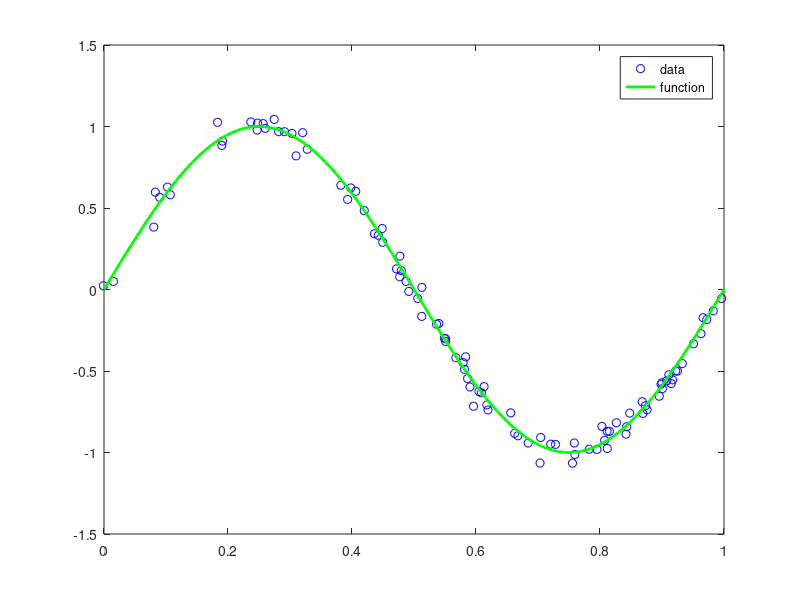

The MATLAB script that drew this image: (Note: this script raises an error after producing the figure.)
%DEMARD	Automatic relevance determination using the MLP.
%
%	Description
%	This script demonstrates the technique of automatic relevance
%	determination (ARD) using a synthetic problem having three input
%	variables: X1 is sampled uniformly from the range (0,1) and has a low
%	level of added Gaussian noise, X2 is a copy of X1 with a higher level
%	of added noise, and X3 is sampled randomly from a Gaussian
%	distribution. The single target variable is determined by
%	SIN(2*PI*X1) with additive Gaussian noise. Thus X1 is very relevant
%	for determining the target value, X2 is of some relevance, while X3
%	is irrelevant. The prior over weights is given by the ARD Gaussian
%	prior with a separate hyper-parameter for the group of weights
%	associated with each input. A multi-layer perceptron is trained on
%	this data, with re-estimation of the hyper-parameters using EVIDENCE.
%	The final values for the hyper-parameters reflect the relative
%	importance of the three inputs.
%
%	See also
%	DEMMLP1, DEMEV1, MLP, EVIDENCE
%

%	Copyright (c) Ian T Nabney (1996-2001)

clc;
disp('This demonstration illustrates the technique of automatic relevance')
disp('determination (ARD) using a multi-layer perceptron.')
disp(' ');
disp('First, we set up a synthetic data set involving three input variables:')
disp('x1 is sampled uniformly from the range (0,1) and has a low level of')
disp('added Gaussian noise, x2 is a copy of x1 with a higher level of added')
disp('noise, and x3 is sampled randomly from a Gaussian distribution. The')
disp('single target variable is given by t = sin(2*pi*x1) with additive')
disp('Gaussian noise. Thus x1 is very relevant for determining the target')
disp('value, x2 is of some relevance, while x3 should in principle be')
disp('irrelevant.')
disp(' ');
disp('Press any key to see a plot of t against x1.')
pause;

% Generate the data set.
randn('state', 0); 
rand('state', 0); 
ndata = 100;
noise = 0.05;
x1 = rand(ndata, 1) + 0.002*randn(ndata, 1);
x2 = x1 + 0.02*randn(ndata, 1);
x3 = 0.5 + 0.2*randn(ndata, 1);
x = [x1, x2, x3];
t = sin(2*pi*x1) + noise*randn(ndata, 1);

% Plot the data and the original function.
h = figure;
plotvals = linspace(0, 1, 200)';
plot(x1, t, 'ob')
hold on
axis([0 1 -1.5 1.5])
[fx, fy] = fplot('sin(2*pi*x)', [0 1]);
plot(fx, fy, '-g', 'LineWidth', 2);
legend('data', 'function');

disp(' ');
disp('Press any key to continue')
pause; clc;

disp('The prior over weights is given by the ARD Gaussian prior with a')
disp('separate hyper-parameter for the group of weights associated with each')
disp('input. This prior is set up using the utility MLPPRIOR. The network is')
disp('trained by error minimization using scaled conjugate gradient function')
disp('SCG. There are two cycles of training, and at the end of each cycle')
disp('the hyper-parameters are re-estimated using EVIDENCE.')
disp(' ');
disp('Press any key to create and train the network.')
disp(' ');
pause;

% Set up network parameters.
nin = 3;			% Number of inputs.
nhidden = 2;			% Number of hidden units.
nout = 1;			% Number of outputs.
aw1 = 0.01*ones(1, nin);	% First-layer ARD hyperparameters.
ab1 = 0.01;			% Hyperparameter for hidden unit biases.
aw2 = 0.01;			% Hyperparameter for second-layer weights.
ab2 = 0.01;			% Hyperparameter for output unit biases.
beta = 50.0;			% Coefficient of data error.

% Create and initialize network.
prior = mlpprior(nin, nhidden, nout, aw1, ab1, aw2, ab2);
net = mlp(nin, nhidden, nout, 'linear', prior, beta);

% Set up vector of options for the optimiser.
nouter = 2;			% Number of outer loops
ninner = 10;		        % Number of inner loops
options = zeros(1,18);		% Default options vector.
options(1) = 1;			% This provides obs of error values.
options(2) = 1.0e-7;	% This ensures that convergence must occur
options(3) = 1.0e-7;
options(14) = 300;		% Number of training cycles in inner loop. 

% Train using scaled conjugate gradients, re-estimating alpha and beta.
for k = 1:nouter
  net = netopt(net, options, x, t, 'scg');
  [net, gamma] = evidence(net, x, t, ninner);
  fprintf(1, '\n\nRe-estimation cycle %d:\n', k);
  disp('The first three alphas are the hyperparameters for the corresponding');
  disp('input to hidden unit weights.  The remainder are the hyperparameters');
  disp('for the hidden unit biases, second layer weights and output unit')
  disp('biases, respectively.')
  fprintf(1, '  alpha =  %8.5f\n', net.alpha);
  fprintf(1, '  beta  =  %8.5f\n', net.beta);
  fprintf(1, '  gamma =  %8.5f\n\n', gamma);
  disp(' ')
  disp('Press any key to continue.')
  pause
end

% Plot the function corresponding to the trained network.
figure(h); hold on;
[y, z] = mlpfwd(net, plotvals*ones(1,3));
plot(plotvals, y, '-r', 'LineWidth', 2)
legend('data', 'function', 'network');

disp('Press any key to continue.');
pause; clc;

disp('We can now read off the hyperparameter values corresponding to the')
disp('three inputs x1, x2 and x3:')
disp(' ');
fprintf(1, '    alpha1: %8.5f\n', net.alpha(1));
fprintf(1, '    alpha2: %8.5f\n', net.alpha(2));
fprintf(1, '    alpha3: %8.5f\n', net.alpha(3));
disp(' ');
disp('Since each alpha corresponds to an inverse variance, we see that the')
disp('posterior variance for weights associated with input x1 is large, that')
disp('of x2 has an intermediate value and the variance of weights associated')
disp('with x3 is small.')
disp(' ')
disp('Press any key to continue.')
disp(' ')
pause
disp('This is confirmed by looking at the corresponding weight values:')
disp(' ');
fprintf(1, '    %8.5f    %8.5f\n', net.w1');
disp(' ');
disp('where the three rows correspond to weights asssociated with x1, x2 and')
disp('x3 respectively. We see that the network is giving greatest emphasis')
disp('to x1 and least emphasis to x3, with intermediate emphasis on')
disp('x2. Since the target t is statistically independent of x3 we might')
disp('expect the weights associated with this input would go to')
disp('zero. However, for any finite data set there may be some chance')
disp('correlation between x3 and t, and so the corresponding alpha remains')
disp('finite.')

disp(' ');
disp('Press any key to end.')
pause; clc; close(h); clear all

